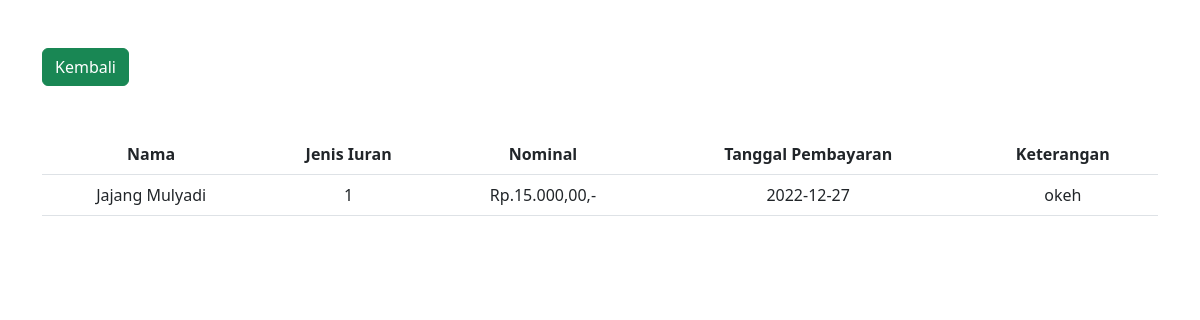
The app's page /data_iuran.php?id=14 with its own data.
### tables this page shows
CREATE TABLE `iuran` (
  `id` int(11) NOT NULL,
  `tanggal` date DEFAULT NULL,
  `warga_id` int(11) NOT NULL,
  `nominal` decimal(10,2) DEFAULT NULL,
  `keterangan` tinytext DEFAULT NULL,
  `jenis_iuran` tinyint(1) DEFAULT NULL
);

CREATE TABLE `warga` (
  `id` int(11) NOT NULL,
  `nik` varchar(50) DEFAULT NULL,
  `nama` varchar(200) DEFAULT NULL,
  `jenis_kelamin` enum('L','P') DEFAULT NULL,
  `no_hp` varchar(20) DEFAULT NULL,
  `alamat` tinytext DEFAULT NULL,
  `no_rumah` varchar(10) DEFAULT NULL,
  `status` tinyint(1) DEFAULT NULL,
  `users_id` int(11) NOT NULL
);

### data_iuran.php (the view, shortened to what this page needs)
<?php
    include("koneksi.php");
    $id = $_GET['id'];
    $sql = "SELECT warga.nama, iuran.jenis_iuran, iuran.nominal, iuran.tanggal, iuran.keterangan ";
    $sql .= "FROM warga ";
    $sql .= "INNER JOIN iuran ON warga.id = iuran.warga_id WHERE warga_id = '{$id}' ";
    $sql .= "ORDER BY tanggal DESC";
    $result = mysqli_query($conn, $sql);
?>
<!DOCTYPE html>
<html lang="en">
  <head>
    <link
      href="https://cdn.jsdelivr.net/npm/bootstrap@5.3.0-alpha1/dist/css/bootstrap.min.css"
      rel="stylesheet"
    />
    <link rel="stylesheet" href="https://cdn.jsdelivr.net/npm/bootstrap-icons@1.10.3/font/bootstrap-icons.css">
  </head>
  <body>
    <div class="container">
      <a href="index.php" type="button" class="btn btn-success my-5">Kembali</a>
      <table class="table table-hover">
        <tr class="text-center">
          <th>Nama</th>
          <th>Jenis Iuran</th>
          <th>Nominal</th>
          <th>Tanggal Pembayaran</th>
          <th>Keterangan</th>
        </tr>
        <?php if($result): ?>
        <?php while($row = mysqli_fetch_array($result)): ?>
        <tr class="text-center">
          <td><?= $row['nama'];?></td>
          <td><?= $row['jenis_iuran'];?></td>
          <td>Rp.<?= number_format($row['nominal'], 2, ",", ".");?>,-</td>
          <td><?= $row['tanggal'];?></td>
          <td><?= $row['keterangan'];?></td>
        </tr>
        <?php endwhile; else: ?>
        <tr>
          <td colspan="5">Belum ada data</td>
        </tr>
        <?php endif; ?>
      </table>
    </div>
  </body>
</html>

### records on screen
iuran: warga.nama "Jajang Mulyadi", jenis_iuran "1", nominal "15.000,00", tanggal "2022-12-27", keterangan "okeh"
